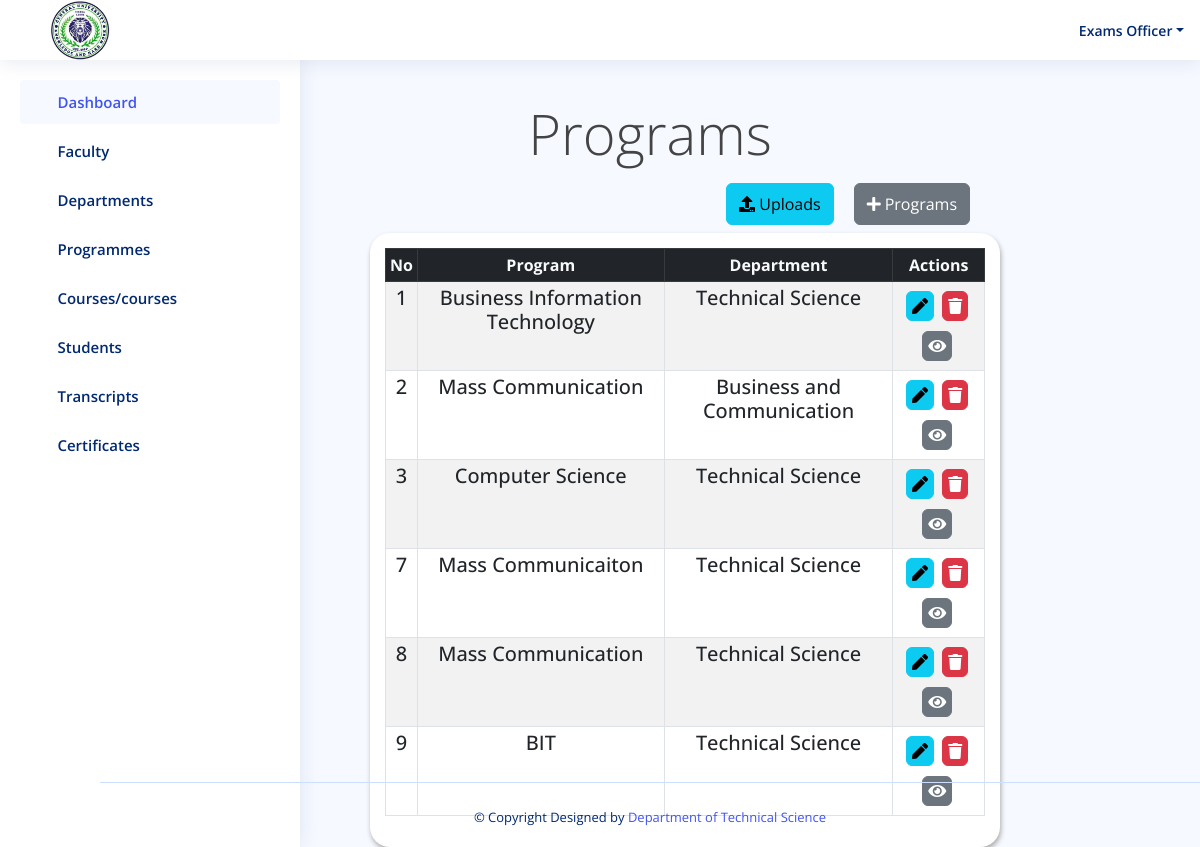
Screenshot of /result/programs/ (signed in) with the database file from the repository.
### result/models.py (models this page shows, shortened)
class Program(models.Model):
    program = models.CharField(max_length=100)
    department = models.ForeignKey(Department, on_delete=models.CASCADE)

class Department(models.Model):
    department = models.CharField(max_length=100)
    faculty = models.ForeignKey(Faculty, on_delete=models.CASCADE)
    def __str__(self):
        return self.department

### result/views.py (the view)
# urls.py: path('programs/', views.programs, name='programs'),
@login_required(login_url='login')
def programs(request):
    all_prog = Program.objects.all()
    if request.method == 'POST':
        form = ProgramForm(request.POST)
        if form.is_valid():
            program = form.cleaned_data['program']
            if Program.objects.filter(program=program).exists():
                messages.error(request, f"'{program}' already exists!")
                return redirect('programs')  # Redirect back to the faculty page without saving the form
            form.save()
            messages.success(request, "Department has been added!")
            return redirect('programs')
    else:
        form = ProgramForm()
    return render(request, 'result/programs.html', {'all_prog': all_prog, 'form': form})

### templates/result/programs.html (shortened to what this page needs)
{% load static %}
<!DOCTYPE html>
<html lang="en">
<head>
  <link href="https://cdn.datatables.net/v/bs5/jszip-2.5.0/dt-1.13.4/b-2.3.6/b-html5-2.3.6/b-print-2.3.6/datatables.min.css" rel="stylesheet"/>
   <link rel="stylesheet" href="https://cdnjs.cloudflare.com/ajax/libs/font-awesome/5.15.4/css/all.min.css" />
  <link href="{% static 'assets/vendor/bootstrap/css/bootstrap.min.css' %}" rel="stylesheet">
  <link href="{% static 'assets/vendor/bootstrap-icons/bootstrap-icons.css' %}" rel="stylesheet">
  <link href="{% static 'assets/vendor/boxicons/css/boxicons.min.css' %}" rel="stylesheet">
  <link href="{% static 'assets/vendor/quill/quill.snow.css' %}" rel="stylesheet">
  <link href="{% static 'assets/vendor/quill/quill.bubble.css' %}" rel="stylesheet">
  <link href="{% static 'assets/vendor/remixicon/remixicon.css' %}" rel="stylesheet">
  <link href="{% static 'assets/vendor/simple-datatables/style.css' %}" rel="stylesheet">
  <link href="{% static 'assets/style.css'%}" rel="stylesheet">
  <link rel="stylesheet" href="{% static 'assets/css/result.css' %}">
</head>
<body>
 <header id="header" class="header fixed-top d-flex align-items-center">
  <div class="d-flex align-items-center justify-content-between">
    <img style="width: 60px; margin-left: -250px; margin-right: 50px; margin-top: 30px; margin-bottom:30px;"  src="{% static 'assets/img/cusl.jpeg' %}" alt="">
    <i class="bi bi-list toggle-sidebar-btn"></i>
  </div>
  <nav class="header-nav ms-auto">
    <ul class="d-flex align-items-center">
      <li class="nav-item dropdown pe-3">
        <a class="nav-link nav-profile d-flex align-items-center pe-0" href="#" data-bs-toggle="dropdown">
          <span class="d-none d-md-block dropdown-toggle ps-2">Exams Officer</span>
        </a>
      </li>
    </ul>
  </nav>
</header>
 <aside id="sidebar" class="sidebar">
  <ul class="sidebar-nav" id="sidebar-nav">
    <li class="nav-item">
      <a class="nav-link " href="{% url 'admin1' %}">
        <i class="bi bi-grid"></i>
        <span>Dashboard</span>
      </a>
    </li>
    <li class="nav-item">
      <a class="nav-link collapsed" data-bs-target="#components-nav" data-bs-toggle="collapse" href="#">
        <i class="bi bi-menu-button-wide"></i><span>Faculty</span><i class="bi bi-chevron-down ms-auto"></i>
      </a>
    </li>
    <li class="nav-item">
      <a class="nav-link collapsed" data-bs-target="#forms-nav" data-bs-toggle="collapse" href="#">
        <i class="bi bi-journal-text"></i><span>Departments</span><i class="bi bi-chevron-down ms-auto"></i>
      </a>
    </li>
    <li class="nav-item">
      <a class="nav-link collapsed" data-bs-target="#tables-nav" data-bs-toggle="collapse" href="#">
        <i class="bi bi-layout-text-window-reverse"></i><span>Programmes</span><i class="bi bi-chevron-down ms-auto"></i>
      </a>
    </li>
    <li class="nav-item">
      <a class="nav-link collapsed" data-bs-target="#charts-nav" data-bs-toggle="collapse" href="#">
        <i class="bi bi-bar-chart"></i><span>Courses/courses</span><i class="bi bi-chevron-down ms-auto"></i>
      </a>
    </li>
    <li class="nav-item">
      <a class="nav-link collapsed" data-bs-target="#icon-nav" data-bs-toggle="collapse" href="#">
        <i class="bi bi-person"></i><span>Students</span><i class="bi bi-chevron-down ms-auto"></i>
      </a>
    </li>
    <li class="nav-item">
      <a class="nav-link collapsed" data-bs-target="#iconnavi" data-bs-toggle="collapse" href="#">
        <i class="bi bi-person"></i><span>Transcripts</span><i class="bi bi-chevron-down ms-auto"></i>
      </a>
    </li>
    <li class="nav-item">
      <a class="nav-link collapsed" data-bs-target="#iconnav" data-bs-toggle="collapse" href="#">
        <i class="bi bi-person"></i><span>Certificates</span><i class="bi bi-chevron-down ms-auto"></i>
      </a>
    </li>
  </ul>
</aside>
    <div class="container" style="margin-top:100px;">
            <div class="col-md-12">
                <p class="display-4 text-center" style="margin-left:100px;" >Programs</p>
            </div>
        </div>
        <div class="row">
          <div class="col-md-12">
              <div class="d-flex justify-content-end">
                <a href="{% url 'upload_programs' %}" class="btn btn-info btn mb-2  py-2"
                   style="margin-right:20px;" type="submit">
                  <i class="fa fa-upload" aria-hidden="true"></i>&nbsp;Uploads</a>
                  <a href="" class="btn btn-secondary btn mb-2  py-2"
                  data-bs-toggle="modal" data-bs-target="#exampleModal" style="margin-right:230px;">
                  <i class="fas fa-plus">&nbsp;</i>Programs</a>
              </div>
          </div>
      </div>
        <div class="row ml-5 pl-5">
            <div class="col-12">
                <div class="data_table" style="margin-left:370px; margin-right: 200px;">
                  <table id="example" class="table table-striped table-bordered table-sm" >
                    <thead class="table-dark text-center text-light">
                        <tr>
                            <th  class="text-center">No</th>
                            <th  class="text-center">Program</th>
                            <th  class="text-center">Department</th>
                            <th  class="text-center">Actions</th>
                        </tr>
                    </thead>
                    <tbody  class="text-center h5">
                      {% for prog in all_prog %}
                        <tr>
                            <td>{{ prog.id }}</td>
                            <td>{{ prog.program }}</td>
                            <td>{{ prog.department }}</td>
                                <td>
                                    <a href="{% url 'edit_program' prog.id %}" class="btn btn-info" title="Edit Patient">
                                        <i class="fas fa-pen"></i>
                                    </a>
                                    <a href="{% url 'delete_program' prog.id %}"  class="btn btn-danger" title="Edit Patient">
                                        <i class="fas fa-trash"></i>
                                    </a>
                                    <a href="{% url 'view_program' prog.id %}"  class="btn btn-secondary" title="Edit Patient">
                                        <i class="fas fa-eye"></i>
                                    </a>
                                </td>
                        </tr>
                        {% endfor %}
                    </tbody>
                </table>
                </div>
            </div>
        </div>
 <footer id="footer" class="footer fixed-bottom" style="margin-left: 100px;">
  <div class="credits">
    &copy; Copyright  Designed by <a href="">Department of Technical Science</a>
  </div>
</footer>
</body>
</html>

### static/assets/style.css (style rules this page uses)
:root { scroll-behavior: smooth; }
body { font-family: "Open Sans", sans-serif; background: #f6f9ff; color: #444444; }
a { color: #4154f1; text-decoration: none; }
.header { transition: all 0.5s; z-index: 997; height: 60px; box-shadow: 0px 2px 20px rgba(1, 41, 112, 0.1); background-color: #fff; padding-left: 20px; }
.header .toggle-sidebar-btn { font-size: 32px; padding-left: 10px; cursor: pointer; color: #012970; }
.header-nav ul { list-style: none; }
.header-nav>ul { margin: 0; padding: 0; }
.header-nav .nav-profile { color: #012970; }
.header-nav .nav-profile span { font-size: 14px; font-weight: 600; }
.sidebar { position: fixed; top: 60px; left: 0; bottom: 0; width: 300px; z-index: 996; transition: all 0.3s; padding: 20px; overflow-y: auto; scrollbar-width: thin; scrollbar-color: #aab7cf transparent; box-shadow: 0px 0px 20px rgba(1, 41, 112, 0.1); background-color: #fff; }
@media (min-width: 1200px) { #main, #footer { margin-left: 300px; } }
.sidebar-nav { padding: 0; margin: 0; list-style: none; }
.sidebar-nav li { padding: 0; margin: 0; list-style: none; }
.sidebar-nav .nav-item { margin-bottom: 5px; }
.sidebar-nav .nav-link { display: flex; align-items: center; font-size: 15px; font-weight: 600; color: #4154f1; transition: 0.3; background: #f6f9ff; padding: 10px 15px; border-radius: 4px; }
.sidebar-nav .nav-link i { font-size: 16px; margin-right: 10px; color: #4154f1; }
.sidebar-nav .nav-link.collapsed { color: #012970; background: #fff; }
.sidebar-nav .nav-link.collapsed i { color: #899bbd; }
.sidebar-nav .nav-link .bi-chevron-down { margin-right: 0; transition: transform 0.2s ease-in-out; }
.footer { padding: 20px 0; font-size: 14px; transition: all 0.3s; border-top: 1px solid #cddfff; }
.footer .credits { padding-top: 5px; text-align: center; font-size: 13px; color: #012970; }

### static/assets/css/result.css (style rules this page uses)
.data_table { background: #fff; padding: 15px; box-shadow: 1px 3px 5px #aaa; border-radius: 20px; }
.data_table .btn { padding: 2px 5px; margin: 5px 3px 5px 0; }

### rows the page displays
Program: id "1", program "Business Information Technology", department "Technical Science"
Program: id "2", program "Mass Communication", department "Business and Communication"
Program: id "3", program "Computer Science", department "Technical Science"
Program: id "7", program "Mass Communicaiton", department "Technical Science"
Program: id "8", program "Mass Communication", department "Technical Science"
Program: id "9", program "BIT", department "Technical Science"
